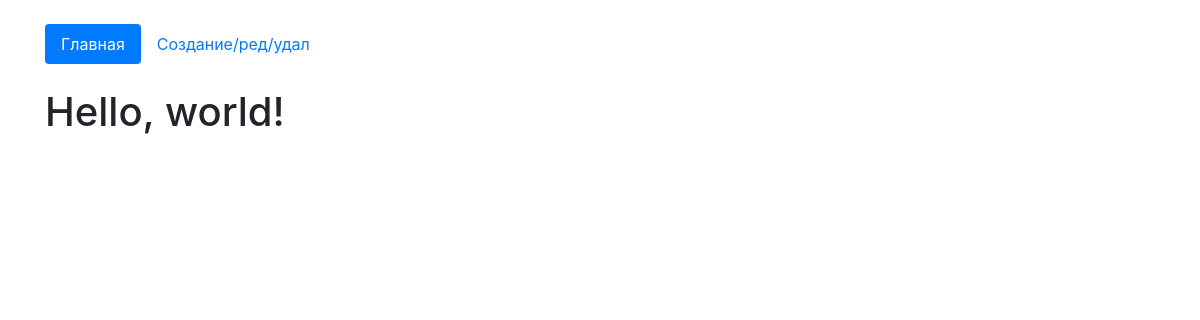
Before: / with the older database file.
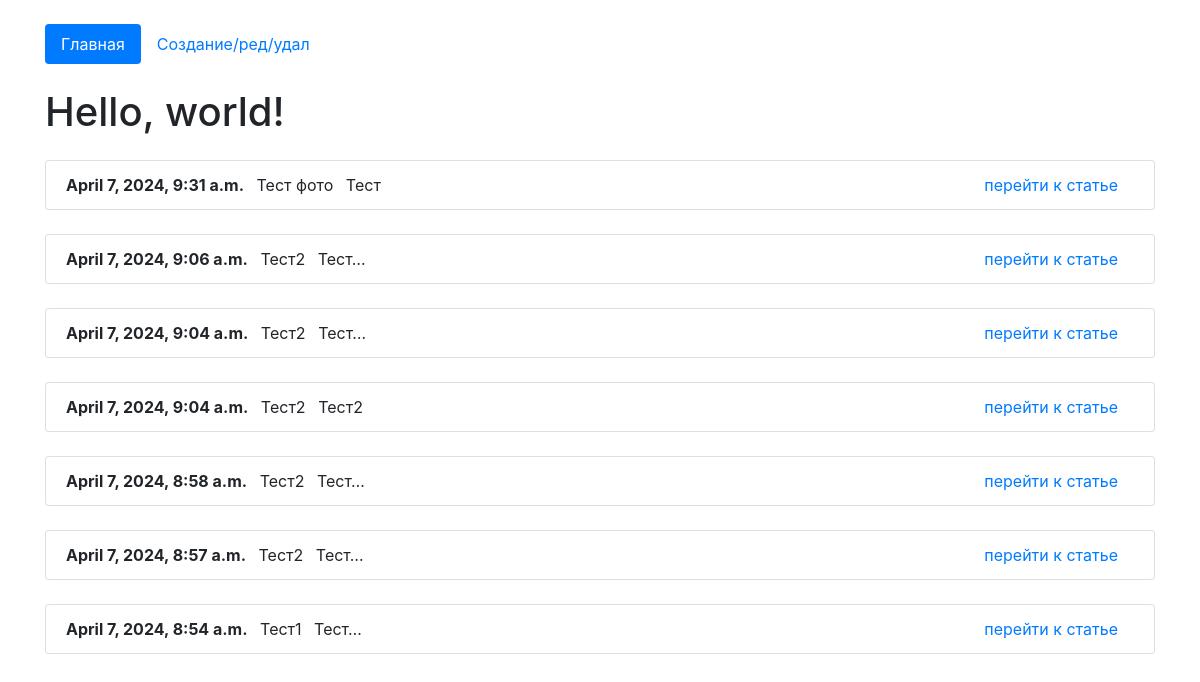
After: the same page with the newer database file.
### website/models.py (models this page shows, shortened)
class Advert(models.Model):
    heading = models.CharField(max_length=100, verbose_name='Название')
    text = models.TextField(verbose_name='Текст')
    time_create = models.DateTimeField(auto_now=True)
    n_files = models.FileField(upload_to='files/%Y/%m/%d', default=None, blank=True,
                               null=True, verbose_name='Файлы')  # Файлы объявления с сортировкой по дате/месяцу/году
    n_photos = models.ImageField(upload_to='photos/%Y/%m/%d', default=None, blank=True,
                                 null=True, verbose_name='Фото')  # Фото объявления с сортировкой по дате/месяцу/году
    cat_name = models.CharField(max_length=7, choices=cat_list, verbose_name='Категория')  # Выбор категории из листа категорий
    author = models.ForeignKey(User, on_delete=models.CASCADE, verbose_name='Владелец статьи')

### website/views.py (the view)
# urls.py: path('', HomeListView.as_view(), name='home'),
class HomeListView(ListView):
    model = Advert
    template_name = 'index.html'
    context_object_name = 'advert'
    ordering = '-time_create'

### templates/index.html (shortened to what this page needs)
<!doctype html>
<html lang="en">
  <head>
    <link rel="stylesheet" href="https://stackpath.bootstrapcdn.com/bootstrap/4.4.1/css/bootstrap.min.css">
  </head>
  <body>
      <div class="container mt-4">
          <ul class="nav nav-pills">
  <li class="nav-item">
      {% url 'home' as url_home %}
    <a class="nav-link {% if url_home == request.path %}active{% endif %}" href="{{url_home}}">Главная</a>
  </li>
  <li class="nav-item">
      {% url 'edit_page' as url_edit_page %}
    <a class="nav-link {% if url_edit_page == request.path %}active{% endif %}" href="{{url_edit_page}}">Создание/ред/удал</a>
  </li>
</ul>
    {% block content %}
    <h1 class="mt-4">Hello, world!</h1>
{% for i in advert %}
                <ul class="list-group mt-4">
                <li class="list-group-item">
                    <b>{{i.time_create}}</b>
                <span class="m-2">{{i.heading}}</span>
                <span>{{i.text|truncatechars:"5"}}</span>
                <span class="float-right mr-3"><a href="/detail/{{i.id}}">перейти к статье</a></span>
                </li>
                </ul>
{% endfor %}
{% endblock %}
</div>
  </body>
</html>

Changed rows visible on the page:
added Advert: time_create "April 7, 2024, 9:31 a.m.", heading "Тест фото", text "Тест"
added Advert: time_create "April 7, 2024, 9:06 a.m.", heading "Тест2", text "Тест…"
added Advert: time_create "April 7, 2024, 9:04 a.m.", heading "Тест2", text "Тест…"
added Advert: time_create "April 7, 2024, 9:04 a.m.", heading "Тест2", text "Тест2"
added Advert: time_create "April 7, 2024, 8:58 a.m.", heading "Тест2", text "Тест…"
added Advert: time_create "April 7, 2024, 8:57 a.m.", heading "Тест2", text "Тест…"
added Advert: time_create "April 7, 2024, 8:54 a.m.", heading "Тест1", text "Тест…"
